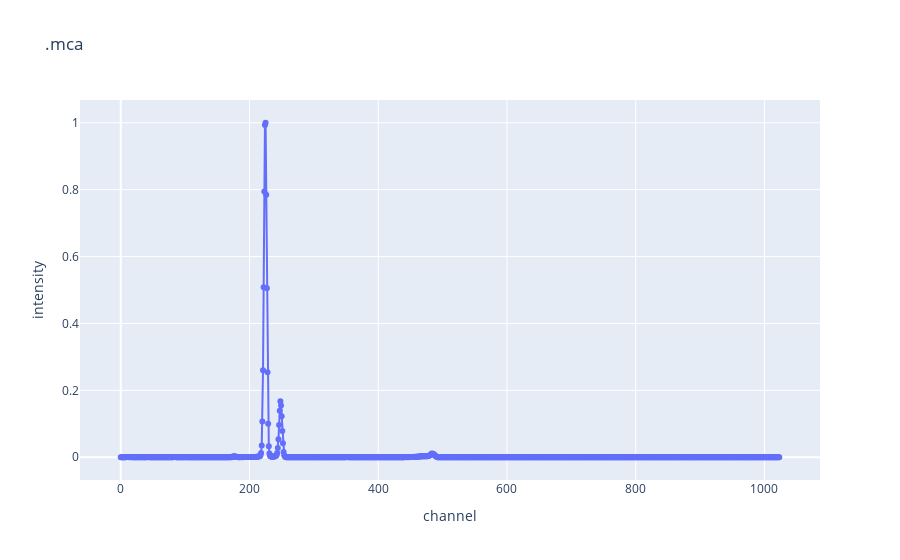

The notebook cell saved with this chart:
### Code cell
# plotting the spectrum with channels as x-axis

fig_intitial = plotly_plot(
    x=s["channel"],
    y=s["intensity"],
    title=s["name"],
    xaxis_title="channel",
    yaxis_title="intensity",
)
fig_intitial.show()

print(
    f"Check if the peaks in s['peaks_channel'] are in the right place in the plot here: {s['peaks_channel']}"
)
print(
    "The two first peaks are the ones we will use for calibration later, ie. the ones we know the energy of."
)
print(
    f"You have specified s['peaks_keV'] as: {s['peaks_keV']} keV, and are named {s['peaks_names']}"
)

### Figure 1 — Plotly figure (JSON) as saved in the notebook; plotly's stock layout.template omitted (floating-point values rounded to 4 significant figures; data arrays with more than 128 entries replaced by an {"elided": "..."} marker saying what was removed)
{"data": [{"mode": "lines+markers", "name": "raw data", "type": "scatter", "x": {"elided": "1024 int values"}, "y": {"elided": "1024 float values"}}], "layout": {"legend": {"title": {"text": "Legend"}}, "title": {"text": ".mca"}, "xaxis": {"title": {"text": "channel"}}, "yaxis": {"title": {"text": "intensity"}}}}
